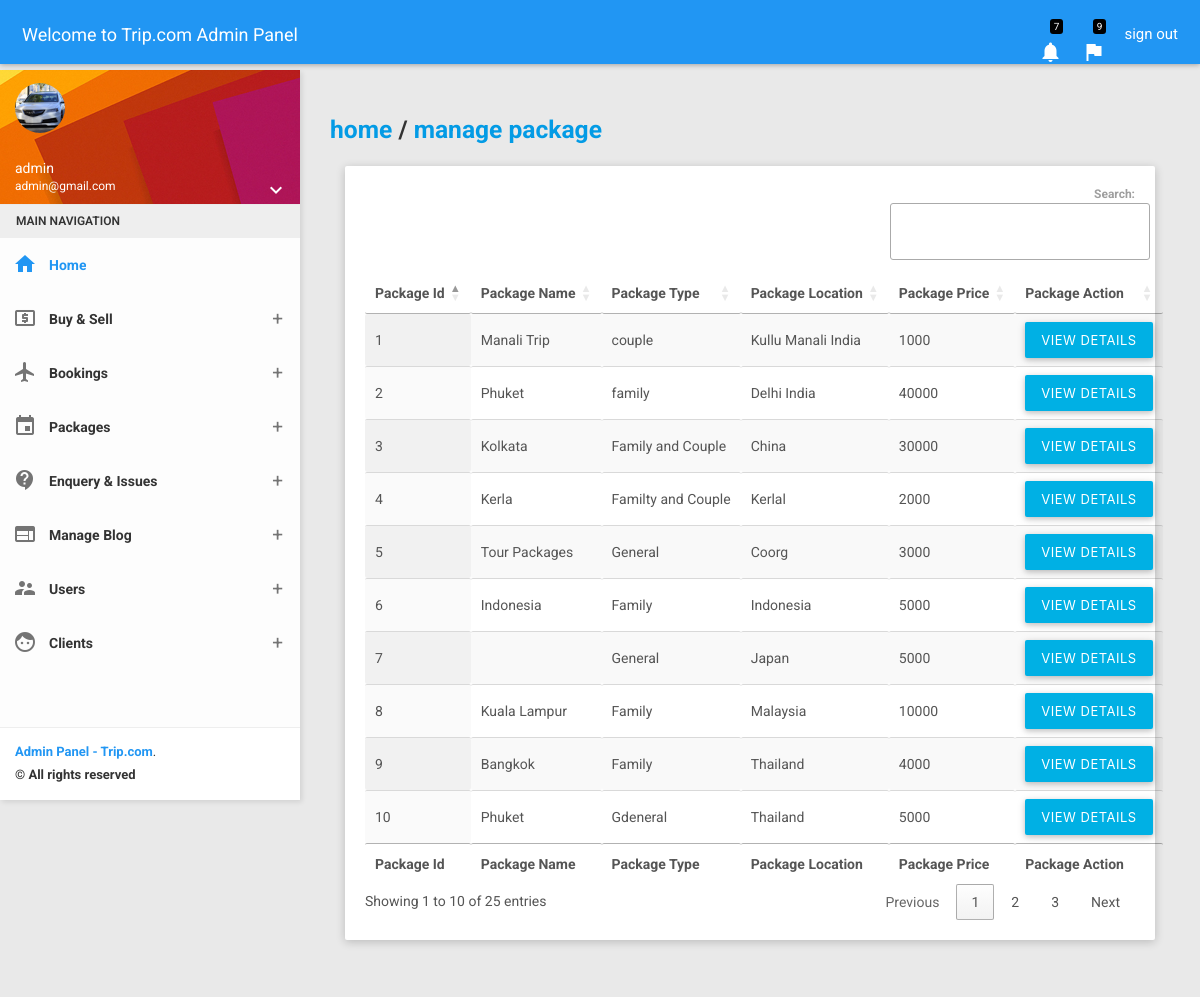
The page /admin/manage_package.php (signed in) on the database its author committed.
### tables this page shows
CREATE TABLE `tb_packages` (
  `PackageId` int(11) NOT NULL,
  `PackageName` varchar(200) NOT NULL,
  `PackageType` varchar(150) NOT NULL,
  `PackageLocation` varchar(100) NOT NULL,
  `from_date` text,
  `to_date` text,
  `PackagePrice` int(11) NOT NULL,
  `PackageFetures` varchar(255) NOT NULL,
  `PackageDetails` mediumtext NOT NULL,
  `PackageImage` varchar(100) NOT NULL
);

### admin/manage_package.php (the view, shortened to what this page needs)
<?php include('../includes/config.php'); ?>
<?php include('includes/topbar.php'); ?>
    <section>
        <?php include('includes/leftsidebar.php'); ?>
    </section>
    <section class="content">
        <div class="container-fluid">
            <div class="block-header">
                <h5><a href="index.php">home</a> / <a href="manage_package.php">manage package</a></h5>
            </div>
            <div class="row clearfix">
                <div class="col-lg-12 col-md-12 col-sm-12 col-xs-12">
                    <div class="card">
                        <div class="body">
                            <table id="example" class="display nowrap" style="width:100%">
                                <thead>
                                    <tr>
                                        <th>Package Id</th>
                                        <th>Package Name</th>
                                        <th>Package Type</th>
                                        <th>Package Location</th>
                                        <th>Package Price</th>
                                        <th>Package Action</th>
                                    </tr>
                                </thead>
                                <tbody>
                                    <?php
                                        $sql = "SELECT * FROM  tb_packages ORDER BY PackageId DESC";
                                        $query = $db_config->query($sql);
                                        while($result = $query->fetch_object()){
                                    ?>
                                <tr>
                                    <td><?php echo $result->PackageId; ?></td>
                                    <td><?php echo $result->PackageName; ?></td>
                                    <td><?php echo $result->PackageType; ?></td>
                                    <td><?php echo $result->PackageLocation; ?></td>
                                    <td><?php echo $result->PackagePrice; ?></td>
                                    <td><a href="package_details.php?id=<?php echo $result->PackageId; ?>"><button class="btn btn-info">VIEW DETAILS</button></a></td>
                                </tr>
                                <?php } ?>
                                </tbody>
                                <tfoot>
                                    <tr>
                                        <th>Package Id</th>
                                         <th>Package Name</th>
                                        <th>Package Type</th>
                                        <th>Package Location</th>
                                        <th>Package Price</th>
                                        <th>Package Action</th>
                                    </tr>
                                </tfoot>
                            </table>
                        </div>
                    </div>
                </div>
            </div>
        </div>
    </section>
    <?php include('includes/footer.php'); ?>

### rows shown on the page
tb_packages: PackageId "10", PackageName "Phuket", PackageType "Gdeneral", PackageLocation "Thailand", PackagePrice "5000"
tb_packages: PackageId "9", PackageName "Bangkok", PackageType "Family", PackageLocation "Thailand", PackagePrice "4000"
tb_packages: PackageId "8", PackageName "Kuala Lampur", PackageType "Family", PackageLocation "Malaysia", PackagePrice "10000"
tb_packages: PackageId "7", PackageType "General", PackageLocation "Japan", PackagePrice "5000"
tb_packages: PackageId "6", PackageName "Indonesia", PackageType "Family", PackageLocation "Indonesia", PackagePrice "5000"
tb_packages: PackageId "5", PackageName "Tour Packages", PackageType "General", PackageLocation "Coorg", PackagePrice "3000"
tb_packages: PackageId "4", PackageName "Kerla", PackageType "Familty and Couple", PackageLocation "Kerlal", PackagePrice "2000"
tb_packages: PackageId "3", PackageName "Kolkata", PackageType "Family and Couple", PackageLocation "China", PackagePrice "30000"
tb_packages: PackageId "2", PackageName "Phuket", PackageType "family", PackageLocation "Delhi India", PackagePrice "40000"
tb_packages: PackageId "1", PackageName "Manali Trip", PackageType "couple", PackageLocation "Kullu Manali India", PackagePrice "1000"

### other values the page prints
$_SESSION['name'] "admin"
$_SESSION['email'] "admin@gmail.com"
